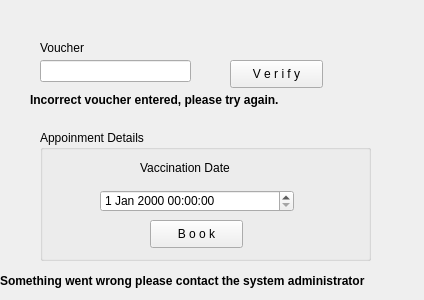
<?xml version="1.0" encoding="UTF-8"?>
<ui version="4.0">
 <class>PatientAppointmentUpdatePage</class>
 <widget class="QWidget" name="PatientAppointmentUpdatePage">
  <property name="geometry">
   <rect>
    <x>0</x>
    <y>0</y>
    <width>424</width>
    <height>300</height>
   </rect>
  </property>
  <property name="windowTitle">
   <string>Electronic Vaccination Data System</string>
  </property>
  <widget class="QLabel" name="label">
   <property name="geometry">
    <rect>
     <x>40</x>
     <y>40</y>
     <width>55</width>
     <height>16</height>
    </rect>
   </property>
   <property name="text">
    <string>Voucher</string>
   </property>
  </widget>
  <widget class="QLineEdit" name="et_voucher">
   <property name="geometry">
    <rect>
     <x>40</x>
     <y>60</y>
     <width>151</width>
     <height>22</height>
    </rect>
   </property>
  </widget>
  <widget class="QPushButton" name="btn_ptntUpdateVerify">
   <property name="geometry">
    <rect>
     <x>230</x>
     <y>60</y>
     <width>93</width>
     <height>28</height>
    </rect>
   </property>
   <property name="text">
    <string>V e r i f y</string>
   </property>
  </widget>
  <widget class="QLabel" name="lb_voucherWarn">
   <property name="geometry">
    <rect>
     <x>30</x>
     <y>90</y>
     <width>301</width>
     <height>20</height>
    </rect>
   </property>
   <property name="font">
    <font>
     <weight>75</weight>
     <bold>true</bold>
    </font>
   </property>
   <property name="text">
    <string>Incorrect voucher entered, please try again.</string>
   </property>
  </widget>
  <widget class="QGroupBox" name="gb_appUpdate">
   <property name="geometry">
    <rect>
     <x>40</x>
     <y>130</y>
     <width>331</width>
     <height>131</height>
    </rect>
   </property>
   <property name="title">
    <string>Appoinment Details</string>
   </property>
   <widget class="QLabel" name="label_3">
    <property name="geometry">
     <rect>
      <x>100</x>
      <y>30</y>
      <width>111</width>
      <height>16</height>
     </rect>
    </property>
    <property name="text">
     <string>Vaccination Date</string>
    </property>
   </widget>
   <widget class="QDateTimeEdit" name="dt_vaxDateAppUpdate">
    <property name="geometry">
     <rect>
      <x>60</x>
      <y>60</y>
      <width>194</width>
      <height>22</height>
     </rect>
    </property>
   </widget>
   <widget class="QPushButton" name="btn_ptntUpdateSubmit">
    <property name="geometry">
     <rect>
      <x>110</x>
      <y>90</y>
      <width>93</width>
      <height>28</height>
     </rect>
    </property>
    <property name="text">
     <string>B o o k</string>
    </property>
   </widget>
  </widget>
  <widget class="QLabel" name="lb_appUpdtErr">
   <property name="geometry">
    <rect>
     <x>0</x>
     <y>270</y>
     <width>421</width>
     <height>21</height>
    </rect>
   </property>
   <property name="font">
    <font>
     <weight>75</weight>
     <bold>true</bold>
    </font>
   </property>
   <property name="text">
    <string>Something went wrong please contact the system administrator</string>
   </property>
  </widget>
 </widget>
 <resources/>
 <connections/>
</ui>
